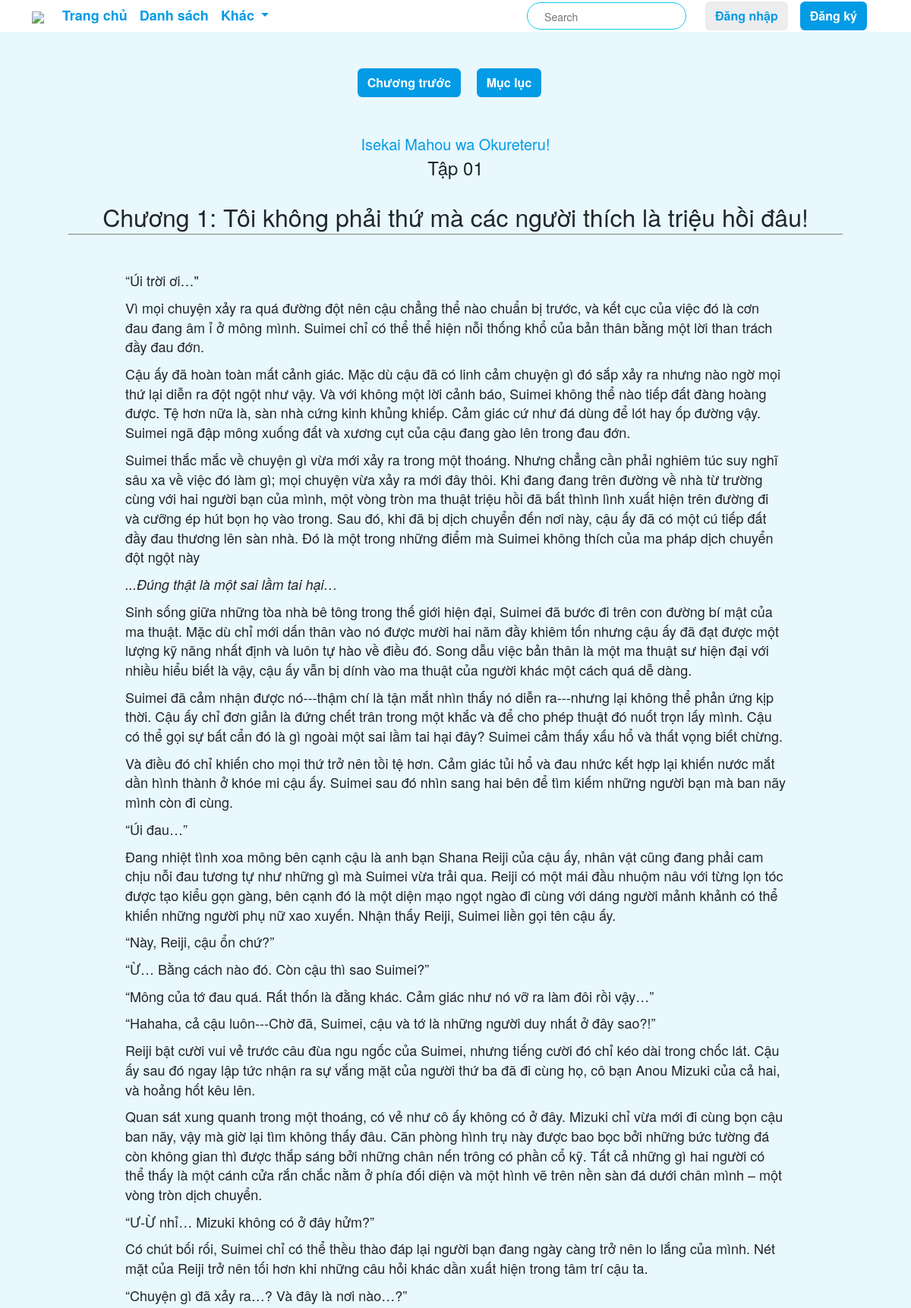
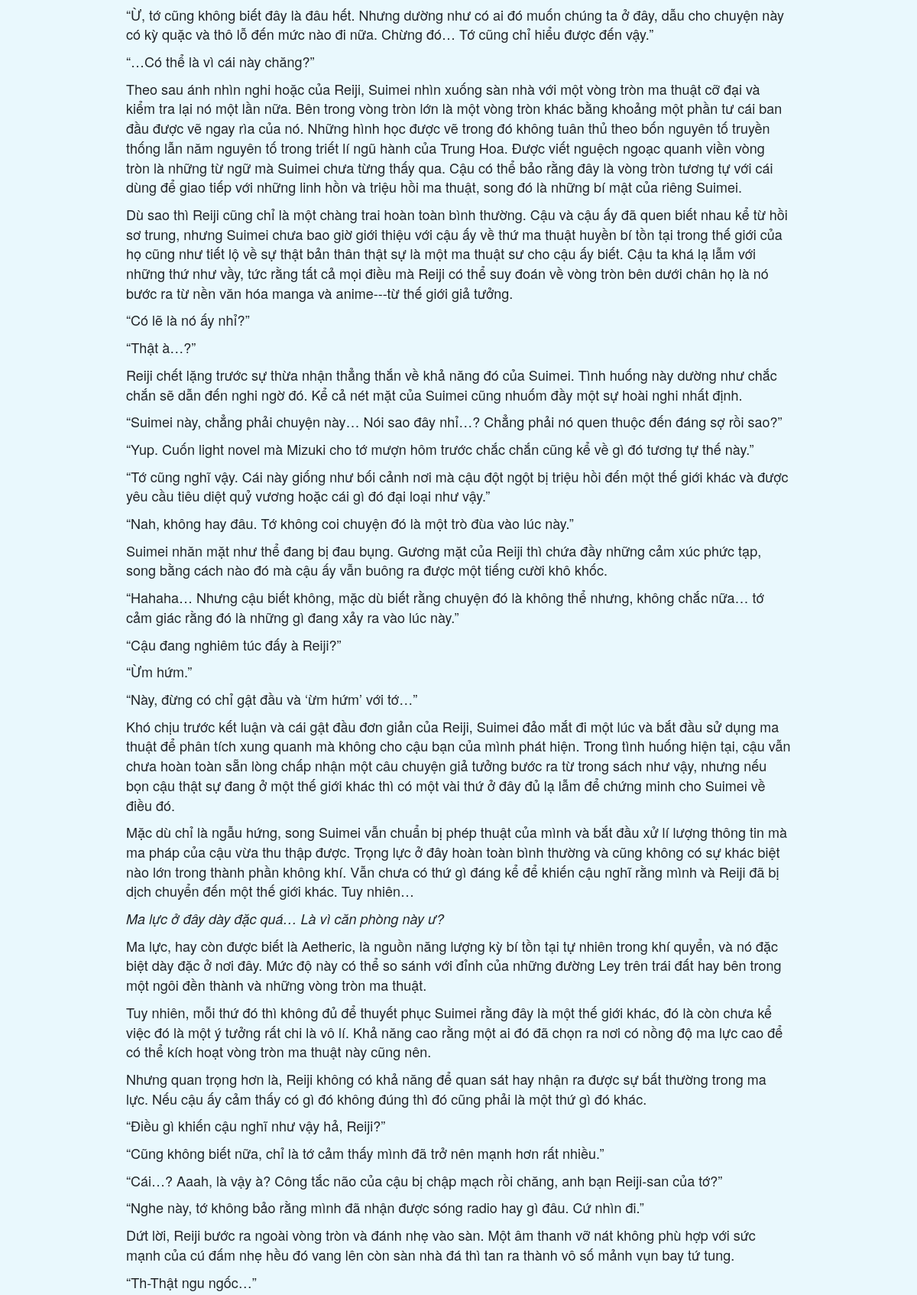
The page /read/44/ (upper part) on the database its author committed (2 pictures, top to bottom).
### app/models.py (models this page shows, shortened)
class Book(models.Model):
    id = models.AutoField(primary_key=True)
    title = models.CharField(max_length=100, null=True, blank=True)
    description = models.TextField(null=True, blank=True)
    anothername = models.CharField(max_length=200, null=True)
    img = models.ImageField(upload_to='books_images/', null=True)
    author = models.CharField(max_length=100, null=True)
    artist = models.CharField(max_length=100, null=True)
    isCompleted = models.BooleanField(null=True, blank=True)
    workerid = models.IntegerField(default=-1, null=True)
    note = models.TextField(null=True)
    quantityVol = models.IntegerField(default=0)
    dateUpload = models.DateField(null=True)
    dateUpdate = models.DateTimeField(null=True)
    categories = models.ManyToManyField(Category, related_name='books', blank=True)
    isDeleted = models.BooleanField(default=False)

class Volume(models.Model):
    id = models.AutoField(primary_key=True)
    book = models.ForeignKey(Book, related_name='volumes', on_delete=models.CASCADE)
    title = models.TextField()
    img = models.ImageField(upload_to='volume_images/')

class Chapter(models.Model):
    id = models.AutoField(primary_key=True,)
    volume = models.ForeignKey(Volume, related_name='chapters', on_delete=models.CASCADE)
    title = models.TextField(default='')
    content = RichTextField(default='')
    view = models.IntegerField(default=0)
    date_upload = models.DateTimeField(null=True, blank=True)
    def increase_views(self):
        self.view += 1
        self.save()
    def __str__(self):
        return str(self.id)

### app/views.py (the view)
# urls.py: path('read/<int:chapter_id>/', views.read, name='read'),
def read(request, chapter_id):
    chapter = Chapter.objects.get(id=chapter_id, date_upload__isnull=False)
    volume = Volume.objects.get(id=chapter.volume.id)
    book = Book.objects.get(id=volume.book.id, isDeleted=False)
    chapter.increase_views()
    previous_chapter_same_volume = Chapter.objects.filter(volume__book=book, volume__id=volume.id, id__lt=chapter.id, date_upload__isnull=False).order_by('-id').first()
    previous_chapter_prev_volume = None
    prev_volume = Volume.objects.filter(book=book, id__lt=volume.id).order_by('-id').first()
    if prev_volume:
        previous_chapter_prev_volume = Chapter.objects.filter(volume=prev_volume, date_upload__isnull=False).order_by('-id').first()
    next_chapter_same_volume = Chapter.objects.filter(volume__book=book, volume__id=volume.id, id__gt=chapter.id, date_upload__isnull=False).order_by('id').first()
    next_chapter_next_volume = None
    next_volume = Volume.objects.filter(book=book, id__gt=volume.id).order_by('id').first()
    if next_volume:
        next_chapter_next_volume = Chapter.objects.filter(volume=next_volume, date_upload__isnull=False).order_by('id').first()
    context = {
        'chapter': chapter,
        'volume': volume,
        'book': book,
        'previous_chapter': previous_chapter_same_volume or previous_chapter_prev_volume or None,
        'next_chapter': next_chapter_same_volume or next_chapter_next_volume or None,
    }
    if request.method == 'POST':
        form = ChapterCommentForm(request.POST)
        if form.is_valid():
            chapter_comment = form.save(commit=False)
            chapter_comment.chapter = chapter
            chapter_comment.user_info = UserInfo.objects.get(username=request.user)
            chapter_comment.save()
            return redirect('read', chapter_id=chapter_id)
    else:
        form = ChapterCommentForm()
    context['chapter_comment_form'] = form
    context['chapter_comments'] = ChapterComment.objects.filter(chapter=chapter, is_deleted=False).order_by('-created_at')
    return render(request, 'app/read.html', context)

### app/models.py
class ChapterCommentForm(forms.ModelForm):
    class Meta:
        model = ChapterComment
        fields = ['content']
        labels = {'content': ''}
        error_messages = {
            'content': {
                'required': 'Nhập nội dung bình luận',
            }
        }
        widgets = {
            'content': forms.Textarea(attrs={'rows': 5, 'style': 'width:100%;'}),
        }

### app/info.py (called while the page is built, shortened)
def get_user_info(request):
    info = {}  # Khởi tạo info ngay cả khi không có người dùng xác thực
    return info

### app/templates/app/read.html (shortened to what this page needs)
{% extends "app/base.html" %}
{% load static %}
{% block main_content %}
<body style="background-color: #e9f8fd;">
    <div class="app-container">
        <div>
            <div class="read-novel">
                <section id="read-novel-container">
                    <div id="novel" chapter-id="{{ chapter.id }}">
                        <div class="top-bar pt-5">
                            <div class="index box">
                                {% if previous_chapter %}
                                <a href="{% url 'read' chapter_id=previous_chapter %}" id="btn-pre-chapter" class="btn btn-blue">Chương trước</a>
                                {% endif %}
                                <a href="{% url 'novel' id=book.id %}" id="btn-index" class="btn btn-blue mx-3">Mục lục</a>
                            </div>
                        </div>
                        <div class="chapter-info d-flex flex-column align-items-center justify-content-center pt-5 pb-4">
                            <div class="novel">
                                <a class="novel-title fs-5" href="{% url 'novel' id=book.id %}">
                                    {{ book.title }}
                                </a>
                            </div>
                            <div class="volume">
                                <div class="volume-title fs-4">
                                    {{ volume.title}}
                                </div>
                            </div>
                        </div>
                        <div id="chapter-title" placeholder=>
                            {% if chapter.title %}
                                {{ chapter.title }}
                            {% else %}
                                Chương chưa có tiêu đề
                            {% endif %}
                        </div>
                        <div class="chapter-detail">
                            <div id="chapter-content" class="col-md-9 col-12">{{ chapter.content | safe }}</div>
                        </div>
                    </div>
                </section>
            </div>
        </div>
    </div>
</body>
{% endblock main_content %}

### app/static/app/css/base.css (style rules this page uses)
:root { --blue-color: #039be5; }
body { font-family: 'Source Sans Pro', 'Helvetica Neue', Helvetica, Arial, sans-serif !important;; font-size: 16px; background: #fafafa; line-height: 1.42857143; }
a { color: var(--blue-color) !important; text-decoration: none; }
p { margin: 0 0 10px; }
.btn { display: inline-flex; position: relative; -webkit-box-align: center; align-items: center; -webkit-box-pack: center; justify-content: center; vertical-align: middle; overflow: hidden; text-decoration: none; white-space: nowrap; user-select: none; font-weight: 600; border-radius: 0.4rem; }

### app/static/app/css/transteam.css (style rules this page uses)
.btn-blue { color: #fff !important; background-color: #039be5; border-color: transparent; }

### app/static/app/css/novel.css (style rules this page uses)
.col-12 { padding-left: 15px; padding-right: 15px; }

### app/static/app/css/write.css (style rules this page uses)
#chapter-content { font-size: 18px; outline: none; min-height: 80vh; }
.chapter-detail { padding: 48px 100px; }

### app/static/app/css/read.css (style rules this page uses)
.read-novel .chapter-detail { padding: 48px 0; display: flex; justify-content: center; }
#novel { display: flex; flex-direction: column; align-items: center; }
#chapter-title { width: 85%; background-color: transparent; outline: none; border: none; font-size: xx-large; text-align: center; border-bottom: 1px solid grey; outline: none; }

### rows shown on the page
Book: title "Isekai Mahou wa Okureteru!"
Volume: title "Tập 01"
Chapter: title "Chương 1: Tôi không phải thứ mà các người thích là triệu hồi đâu!", content "“Úi trời ơi…\" Vì mọi chuyện xảy ra quá đường đột nên cậu chẳng thể nào chuẩn bị trước, và kết cục của việc đó là cơn đau đang âm ỉ ở mông mình. Suimei chỉ có thể thể hiện nỗi thống khổ của bản thân bằng một lời than trách đầy đau đớn. Cậu ấy đã hoàn toàn mất cảnh giác. Mặc dù cậu đã có linh cảm chuyện gì đó sắp xảy ra nhưng nào ngờ mọi thứ lại diễn ra đột ngột như vậy. Và với không một lời cảnh báo, Suimei không thể nào tiếp đất đàng hoàng được. Tệ hơn nữa là, sàn nhà cứng kinh khủng khiếp. Cảm giác cứ như đá dùng để lót hay ốp đường vậy. Suimei ngã đập mông xuống đất và xương cụt của cậu đang gào lên trong đau đớn. Suimei thắc mắc về chuyện gì vừa mới xảy ra trong một thoáng. Nhưng chẳng…"
